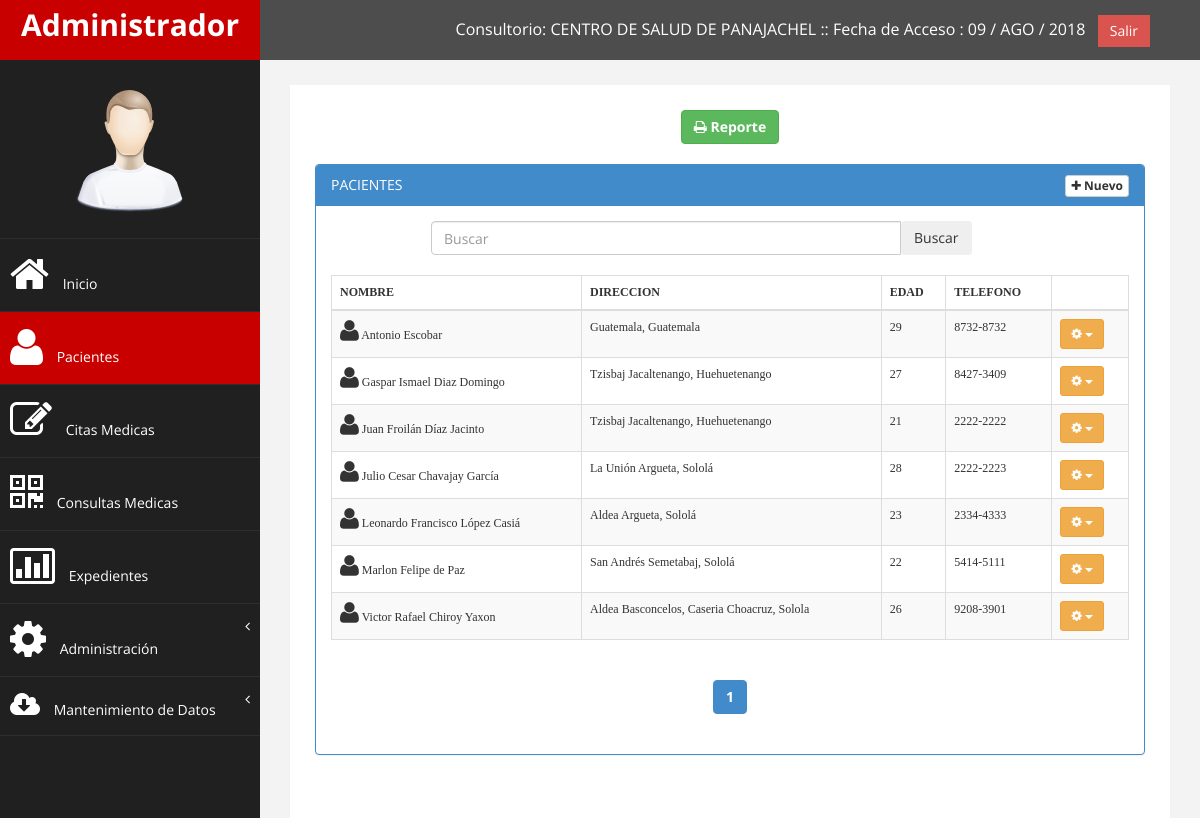
Page /modulos/pacientes/index.php (signed in) on the committed database.
### tables this page shows
CREATE TABLE IF NOT EXISTS `consultorios` (
  `id` int(11) NOT NULL AUTO_INCREMENT,
  `nombre` varchar(255) NOT NULL,
  `direccion` varchar(255) NOT NULL,
  `telefono` varchar(255) NOT NULL,
  `encargado` varchar(255) NOT NULL,
  `estado` varchar(255) NOT NULL,
  PRIMARY KEY (`id`)
);

CREATE TABLE IF NOT EXISTS `pacientes` (
  `id` int(11) NOT NULL AUTO_INCREMENT,
  `documento` varchar(25) NOT NULL,
  `nombre` varchar(255) NOT NULL,
  `direccion` varchar(255) NOT NULL,
  `nomp` varchar(255) NOT NULL,
  `nomm` varchar(255) NOT NULL,
  `telefono` varchar(255) NOT NULL,
  `edad` date NOT NULL,
  `sexo` varchar(255) NOT NULL,
  `refpor` varchar(255) NOT NULL,
  `estado` varchar(250) NOT NULL,
  `consultorio` int(11) NOT NULL,
  `control` varchar(25) NOT NULL,
  `feccita` date NOT NULL,
  `seguro` varchar(25) NOT NULL,
  `alergia` text NOT NULL,
  `enf_cro` text NOT NULL,
  `cuadro_vac` text NOT NULL,
  `ant_quir` text NOT NULL,
  PRIMARY KEY (`id`)
);

### modulos/class_buscar.php (called while the page is built, shortened)
<?php
class Consultar_Deposito{
	private $fetch;
	function __construct($codigo){
		$this->consulta = mysql_query("SELECT * FROM consultorios WHERE id='$codigo'");
		$this->fetch = mysql_fetch_array($this->consulta);
	}
	function consultar($campo){
		return $this->fetch[$campo];
	}
}
?>

### modulos/funciones.php (called while the page is built, shortened)
<?php
	function fecha($fecha){
		$meses = array("ENE","FEB","MAR","ABR","MAY","JUN","JUL","AGO","SEP","OCT","NOV","DIC");
		$a=substr($fecha, 0, 4);
		$m=substr($fecha, 5, 2);
		$d=substr($fecha, 8);
		return $d." / ".$meses[$m-1]." / ".$a;
	}
	function permiso($usu,$id){
		$consulta=mysql_query("SELECT * FROM permisos WHERE usu='$usu' and permiso='$id' and estado='s'");
		if($v=mysql_fetch_array($consulta)){
			return TRUE;
		}else{
			return FALSE;
		}
	}
	function CalculaEdad($fecha)
	{
	list($Y,$m,$d) = explode("-",$fecha);
	return( date("md") < $m.$d ? date("Y")-$Y-1 : date("Y")-$Y );
	}
?>

### modulos/pacientes/index.php (the view, shortened to what this page needs)
<?php
	include_once "class/class.php";
	include_once "class/class_pediatria.php";
	include_once "../funciones.php";
	include_once "../class_buscar.php";
	include_once "../../modulos/citas_medicas/class/class.php";
	$usu=$_SESSION['cod_user'];
	$pa=mysql_query("SELECT * FROM cajero WHERE usu='$usu'");
	while($row=mysql_fetch_array($pa)){
		$id_consultorio=$row['consultorio'];
		$oConsultorio=new Consultar_Deposito($id_consultorio);
		$nombre_Consultorio=$oConsultorio->consultar('nombre');
	}
        $maximo=15;
        if(!empty($_GET['pag'])){
            $pag=limpiar($_GET['pag']);
        }else{
            $pag=1;
        }
        $inicio=($pag-1)*$maximo;
        $cans=mysql_query("SELECT COUNT(nombre)as total FROM pacientes");
        if($dat=mysql_fetch_array($cans)){
            $total=$dat['total'];
        }
?>
<!DOCTYPE html>
<html xmlns="http://www.w3.org/1999/xhtml">
<head>
    <link href="../../assets/css/bootstrap.css" rel="stylesheet" />
    <link href="../../assets/css/font-awesome.css" rel="stylesheet" />
	<link href="../../assets/todo/bootstrap-datetimepicker.min.css" rel="stylesheet" />
    <link href="../../assets/css/custom.css" rel="stylesheet" />
    <link href="../../assets/js/dataTables/dataTables.bootstrap.css" rel="stylesheet" />
</head>
<body>
    <div id="wrapper">
        <nav class="navbar navbar-default navbar-cls-top " role="navigation" style="margin-bottom: 0">
            <div class="navbar-header">
                <a class="navbar-brand" href="../usuarios/perfil.php"><?php echo $_SESSION['user_name']; ?></a>
            </div>
  <div style="color: white;
padding: 15px 50px 5px 50px;
float: right;
font-size: 16px;">Consultorio: <?php echo $nombre_Consultorio; ?> :: Fecha de Acceso : <?php echo fecha(date('Y-m-d')); ?> &nbsp; <a href="../../php_cerrar.php" class="btn btn-danger square-btn-adjust">Salir</a> </div>
        </nav>
           <?php include_once "../../menu/m_pacientes.php"; ?>
        <div id="page-wrapper" >
            <div id="page-inner">
				<div class="panel-body">
<?php if(permiso($_SESSION['cod_user'],'1')==TRUE){ ?>
            <div class="row">
				<div align="center">
                    <div class="btn-group">
                      <a href="../imprimir/rep_pacientes.php" class="btn btn-success" title="Regresar"><i class="fa fa-print" ></i><strong> Reporte</strong></a>
                    </div>
                </div><br>
                <div class="col-md-12">
                    <div class="panel panel-primary">
                        <div class="panel-heading">
							PACIENTES
							<ul class="nav pull-right">
								<a href="" class="btn btn-default btn-xs" data-toggle="modal" data-target="#myModal" title="Agregar Paciente" title="Agregar"><i class="fa fa-plus"> </i> <strong>Nuevo</strong></a>
							</ul>
                        </div>
                        <div class="panel-body">
                            <div class="table-responsive">
								  <div align="center">
								 <table width="100%" border="0">
                                  <tr>
                                    <td width="50%">
                                        <div align="right">
                                        <form method="post" action="" enctype="multipart/form-data" name="form1" id="form1">
                                          <div class="input-group">
                                                 <input class="form-control" name="bus" type="text" class="span2" size="60" list="browsers1" autocomplete="off" placeholder="Buscar" autofocus>
                                            </td>
                                            <td width="20%">
                                                <button class="btn" type="submit">Buscar</button>
                                          </div>
                                        </div>
                                </table><br>
                                <table class="table table-striped table-bordered table-hover" style="font-size:12px; font-family:Times New Roman;">
									<thead>
                                        <tr>
                                            <th>NOMBRE</th>
                                            <th>DIRECCION</th>
                                            <th>EDAD</th>
                                            <th>TELEFONO</th>
                                            <th></th>
                                        </tr>
                                    </thead>
                                    <tbody>
										<?php
											if(empty($_POST['bus'])){
                                                $pame=mysql_query("SELECT * FROM pacientes WHERE consultorio='$id_consultorio' ORDER BY nombre LIMIT $inicio, $maximo");
                                            }else{
                                                $buscar=$_POST['bus'];
                                                $pame=mysql_query("SELECT * FROM pacientes where nombre LIKE '$buscar%'
                                                 or id LIKE '$buscar%'");
                                            }
											while($row=mysql_fetch_array($pame)){
										?>
                                        <tr class="odd gradeX">
                                            <td><i class="fa fa-user fa-2x"></i> <?php echo $row['nombre']; ?></td>
                                            <td><?php echo $row['direccion']; ?></td>
                                            <td><?php echo CalculaEdad($row['edad']); ?></td>
                                            <td><?php echo $row['telefono']; ?></td>
                                            <td class="center">
                                            <div class="btn-group">
											  <button data-toggle="dropdown" class="btn btn-warning btn-sm dropdown-toggle"><i class="fa fa-cog"></i> <span class="caret"></span></button>
											</div>
											</td>
	                                      </tr>
											<?php } ?>
                                    </tbody>
                                </table>
                                <div align="center">
                                    <ul class="pagination pagination-split" >
                                        <?php
                                        if(empty($_POST['bus'])){
                                            $tp = ceil($total/$maximo);
                                            for ($n=1; $n<=$tp ; $n++){
                                                if($pag==$n){
                                                    echo '<li class="active"><a href="index.php?pag='.$n.'"><strong>'.$n.'</strong></a></li>';
                                                }else{
                                                    echo '<li><a href="index.php?pag='.$n.'"><strong>'.$n.'</strong></a></li>';
                                                }
                                            }
                                        }
                                        ?>
                                    </ul>
                                </div>
                            </div>
                        </div>
                    </div>
                </div>
            </div>
<?php }else{ echo mensajes("NO TIENES PERMISO PARA ENTRAR A ESTE FORMULARIO","rojo"); }?>
        </div>
    </div>
            </div>
</body>
</html>

### assets/css2/custom.css (style rules this page uses)
body { font-family: 'Open Sans', sans-serif; }
#wrapper { width: 100%; background:#202020; }
#page-wrapper { padding: 15px 15px; min-height: 600px; background:#F3F3F3; }
#page-inner { width:100%; margin:10px 20px 10px 0px; background-color:#fff!important; padding:10px; min-height:1200px; }
.square-btn-adjust { border: 0px solid transparent; -webkit-border-radius: 0px; -moz-border-radius: 0px; border-radius: 0px; }
.navbar-cls-top .navbar-brand { color: #fff; background: #C90000; width: 260px; text-align: center; height: 60px; font-size: 30px; font-weight: 700; }
.navbar-cls-top { background:#4D4D4D; border-bottom:none; }
.navbar-default { border:0px solid black; }
.navbar-header { background: #A70303; }
@media (min-width:768px) { #page-wrapper { margin: 0 0 0 260px; padding: 15px 30px; min-height: 1200px; } }
@media (min-width:768px) { .navbar { border-radius: 0px; } }

### rows in the picture
consultorios: nombre "CENTRO DE SALUD DE PANAJACHEL"
pacientes: nombre "Antonio Escobar", direccion "Guatemala, Guatemala", edad "29", telefono "8732-8732"
pacientes: nombre "Gaspar Ismael Diaz Domingo", direccion "Tzisbaj Jacaltenango, Huehuetenango", edad "27", telefono "8427-3409"
pacientes: nombre "Juan Froilán Díaz Jacinto", direccion "Tzisbaj Jacaltenango, Huehuetenango", edad "21", telefono "2222-2222"
pacientes: nombre "Julio Cesar Chavajay García", direccion "La Unión Argueta, Sololá", edad "28", telefono "2222-2223"
pacientes: nombre "Leonardo Francisco López Casiá", direccion "Aldea Argueta, Sololá", edad "23", telefono "2334-4333"
pacientes: nombre "Marlon Felipe de Paz", direccion "San Andrés Semetabaj, Sololá", edad "22", telefono "5414-5111"
pacientes: nombre "Victor Rafael Chiroy Yaxon", direccion "Aldea Basconcelos, Caseria Choacruz, Solola", edad "26", telefono "9208-3901"

### other values in the picture
$_SESSION['user_name'] "Administrador"
